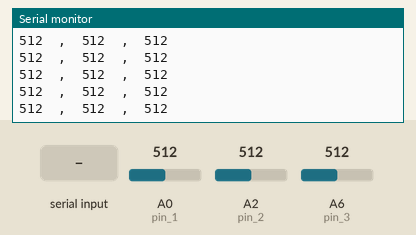
The sketch below on a simulated Arduino Leonardo, built with avr-gcc and run on an emulated ATmega32U4. On the bench: the last lines printed to the serial monitor. The inputs (shaded band) are chosen by the test bench; at power-on: A0 (pin_1) = 512, A2 (pin_2) = 512, A6 (pin_3) = 512. The local clock reads 2024-03-15 10:24:30 at power-on unless the sketch sets it; the modem accepts every AT command (registered, SIM ready, sends succeed) and sends nothing else.

Above: at 3.9 s.
4.0 s: A0 (pin_1) set to 1010
At 4.7 s:
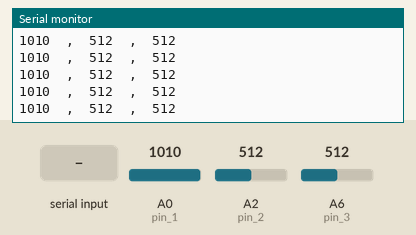
7.0 s: A2 (pin_2) set to 716
At 7.8 s:
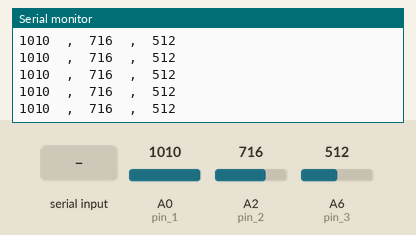
8.5 s: A6 (pin_3) set to 716
At 9.1 s:
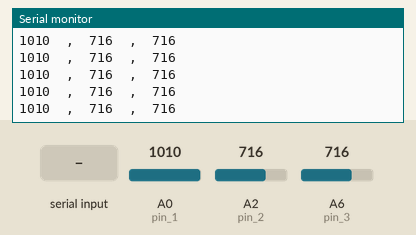
10.0 s: "1,90\n" received over the second serial link
13.0 s: "90,45,200\n" received over the second serial link
14.5 s: "200\n" received over the second serial link
Timing chart, 0 to 17.5 s (numbered marks = the images above; inputs shaded):
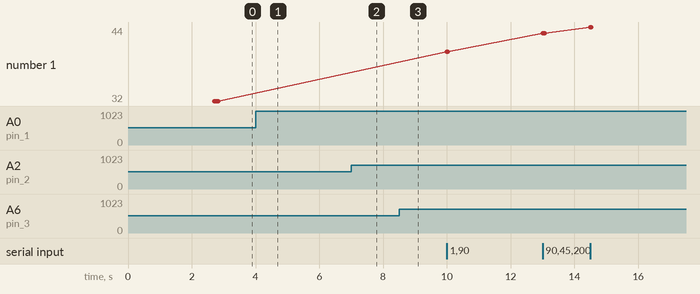

Measured:
- after the input at 4.0 s, the serial monitor: prints a new line at once (image 1)
- after the input at 7.0 s, the serial monitor: prints a new line at once (image 2)
- after the input at 8.5 s, the serial monitor: prints a new line at once (image 3)
- plotted number 1: 32 → 40 after the input at 10.0 s, 40 → 43 after the input at 13.0 s, 43 → 44 after the input at 14.5 s

The sketch:

Pillow_Alarm.ino
```cpp
#include <Wire.h>
#include <Rtc_Pcf8563.h>

#include "audio.h"

Rtc_Pcf8563 rtc;

#include <SoftwareSerial.h>
SoftwareSerial mySerial_ble(4, 5); //RX,TX

#define my_Serial mySerial_ble

#define pin_1 A0
#define pin_2 A2
#define pin_3 A6

int music_vol=26;  //初始音量0~30

byte cmdByte;
String msg = "Microduino";
int _year,_month,_day,_hour,_minute,_sec;
int alarm_hour,alarm_minute;

int delay_minute;

String dateStr, ret;

boolean play_stop=true;
boolean play_music=true;
boolean play_lage;

#define delay_time 10

void setup()
{
  Serial.begin(9600);
  my_Serial.begin(9600);

  pinMode(pin_1,INPUT);
  pinMode(pin_2,INPUT);
  pinMode(pin_3,INPUT);

  audio_init(DEVICE_Flash,MODE_loopOne,music_vol);//初始化mp3模块
}

void loop()
{
  ret = getRtcTimeString();

  ble();

  if(alarm_minute+delay_time>=60)
  {
    delay_minute=alarm_minute+delay_time-60;
    if(rtc.getMinute()>50&&rtc.getMinute()<=59)
    {
      if(rtc.getHour()==alarm_hour&&rtc.getMinute()>=alarm_minute&&(analogRead(pin_1)==0||analogRead(pin_2)==0||analogRead(pin_3)==0))
        play_lage=true;
      else
        play_lage=false;
    }
    if(rtc.getMinute()>=0&&rtc.getMinute()<10)
    {
      if(rtc.getHour()==alarm_hour&&rtc.getMinute()<=delay_minute&&(analogRead(pin_1)==0||analogRead(pin_2)==0||analogRead(pin_3)==0))
        play_lage=true;
      else
        play_lage=false;
    }
  }
  else
  {
    delay_minute=alarm_minute+delay_time;
    if(rtc.getHour()==alarm_hour&&rtc.getMinute()>=alarm_minute&&rtc.getMinute()<=delay_minute&&(analogRead(pin_1)==0||analogRead(pin_2)==0||analogRead(pin_3)==0))
      play_lage=true;
    else
      play_lage=false;
  }

  if(play_music&&play_lage)
  {
    play_music=false;
    play_stop=true;
    audio_play();
    Serial.println("--------------play----------");
  }
  if(play_stop&&analogRead(pin_1)>1000&&analogRead(pin_2)>1000&&analogRead(pin_3)>1000)
  {
    play_stop=false;
    play_music=true;
    audio_pause();
    Serial.println("--------------stop----------");
  }

  Serial.print(analogRead(pin_1));
  Serial.print("  ,  ");
  Serial.print(analogRead(pin_2));
  Serial.print("  ,  ");
  Serial.println(analogRead(pin_3));

}


void ble(){
  if (my_Serial.available() > 0) {
    cmdByte = my_Serial.read();

    switch (cmdByte) {
    case 't' :
      {
        _year = my_Serial.parseInt();
        _month = my_Serial.parseInt();
        _day = my_Serial.parseInt();
        _hour = my_Serial.parseInt();
        _minute = my_Serial.parseInt();
        _sec = my_Serial.parseInt();
        setRtcTime(_year, _month, _day, _hour, _minute, _sec);
        ret = getRtcTimeString();
        my_Serial.print(ret);
      }
      break;
    case 'm' :
      {
        alarm_hour=my_Serial.parseInt();
        alarm_minute=my_Serial.parseInt();
        my_Serial.print("Alarm is ok");
        //msg = my_Serial.readStringUntil('\n');
      }
      break;
    }
    Serial.println(ret + " -> " + alarm_hour+" : "+alarm_minute);
  }
}

void setRtcTime (byte _year, byte _month, byte _day, byte _hour, byte _minute, byte _sec)
{
  //clear out all the registers
  rtc.initClock();
  rtc.setDate(_day, 0, _month, 0, _year);
  rtc.setTime(_hour, _minute, _sec);
}

String getRtcTimeString(){
  dateStr = rtc.formatDate(RTCC_DATE_ASIA);
  dateStr += " ";
  dateStr += rtc.formatTime(RTCC_TIME_HMS);

  return dateStr;
}
```

audio.h
```cpp
#include "arduino.h"
#include <SoftwareSerial.h>

SoftwareSerial mySerial(2, 3); // RX, TX

#define AUDIO_PORT Serial1    //Core+
//#define AUDIO_PORT mySerial  //Core

byte sn_reset[4]=
{
  0x7E,0x02,0x0C,0xEF
};

byte sn_choose[6]=
{
  0x7E,0x04,0x03,0x00,0x01,0xEF
};

byte sn_vol[5]=
{
  0x7E,0x03,0x06,0x18,0xEF
};

byte sn_device[5]=
{
  0x7E,0x03,0x09,0x01,0xEF
};

byte sn_pause[4]=
{
  0x7E,0x02,0x0E,0xEF
};

byte sn_play[4]=
{
  0x7E,0x02,0x0D,0xEF
};

byte sn_mode[5]=
{
  0x7E,0x03,0x11,0x00,0xEF
};

byte sn_down[4]=
{
  0x7E,0x02,0x01,0xEF
};

byte sn_up[4]=
{
  0x7E,0x02,0x02,0xEF
};

byte sn_eq[5]=
{
  0x7E,0x03,0x07,0x01,0xEF
};

//-----------------------------
void audio_pause()
{
  AUDIO_PORT.write(sn_pause,4);
  delay(50);
}

void audio_play()
{
  AUDIO_PORT.write(sn_play,4);
  delay(50);
}

//play eq    (Normal/Pop/Rock/Jazz/Classic/Base)  0-5
void audio_eq(byte _audio_eq)
{
  sn_mode[3]=_audio_eq;
  AUDIO_PORT.write(sn_eq,5);
  delay(100);
}

#define MODE_loopAll 0
#define MODE_loopOne 1
#define MODE_One_STOP 2
#define MODE_One_END  4
//play mode    (ALL/FOL/ONE/RAM/ONE_STOP)  0-4
void audio_mode(byte _audio_mode)
{
  sn_mode[3]=_audio_mode;
  AUDIO_PORT.write(sn_mode,5);
  delay(100);
}

#define DEVICE_Flash  5
#define DEVICE_TF  1
//device select    (U/TF/AUX/SLEEP/FLASH)  0-4
void audio_device(byte _audio_device)
{
  sn_device[3]=_audio_device;
  AUDIO_PORT.write(sn_device,5);
  delay(1500);
}

void audio_down()
{
  AUDIO_PORT.write(sn_down,4);
  delay(500);
}

void audio_up()
{
  AUDIO_PORT.write(sn_up,4);
  delay(500);
}

void audio_vol(byte _audio_vol)
{
  sn_vol[3]=_audio_vol;
  AUDIO_PORT.write(sn_vol,5);
  delay(50);
}

void audio_choose(byte _audio_choose)
{
  sn_choose[4]=_audio_choose;
  AUDIO_PORT.write(sn_choose,6);
  delay(100);
}

void audio_reset()
{
  AUDIO_PORT.write(sn_reset,4);
  delay(500);
}

void audio_init(int _audio_init_device,int _audio_init_mode,int _audio_init_vol)
{
  AUDIO_PORT.begin(9600);
  delay(500);
  audio_reset();
  audio_device(_audio_init_device);
  audio_mode(_audio_init_mode);
  audio_vol(_audio_init_vol);
  audio_pause();
}
```
